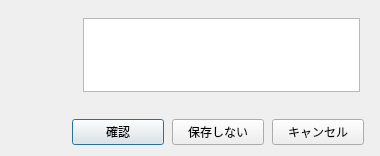
<?xml version="1.0" encoding="UTF-8"?>
<ui version="4.0">
 <class>ConfirmationForm</class>
 <widget class="QDialog" name="ConfirmationForm">
  <property name="geometry"><rect><x>0</x><y>0</y><width>380</width><height>156</height></rect></property>
  <property name="minimumSize"><size><width>380</width><height>156</height></size></property>
  <property name="maximumSize"><size><width>16777215</width><height>16777215</height></size></property>
  <property name="confirmDialog" stdset="0"><bool>true</bool></property>
  <layout class="QVBoxLayout" name="rootLayout">
   <property name="spacing"><number>0</number></property><property name="leftMargin"><number>0</number></property><property name="topMargin"><number>0</number></property><property name="rightMargin"><number>0</number></property><property name="bottomMargin"><number>0</number></property>
   <item><widget class="QWidget" name="contentWidget"><property name="confirmContent" stdset="0"><bool>true</bool></property><layout class="QHBoxLayout" name="contentLayout">
    <property name="spacing"><number>12</number></property><property name="leftMargin"><number>20</number></property><property name="topMargin"><number>18</number></property><property name="rightMargin"><number>20</number></property><property name="bottomMargin"><number>16</number></property>
    <item><widget class="QLabel" name="confirmIcon"><property name="minimumSize"><size><width>32</width><height>32</height></size></property><property name="maximumSize"><size><width>32</width><height>32</height></size></property></widget></item>
    <item><widget class="QLabel" name="confirmMessage"><property name="wordWrap"><bool>true</bool></property><property name="text"><string/></property></widget></item>
    <item><widget class="QPlainTextEdit" name="messageDetails"><property name="visible"><bool>false</bool></property><property name="readOnly"><bool>true</bool></property><property name="lineWrapMode"><enum>QPlainTextEdit::WidgetWidth</enum></property><property name="plainText"><string/></property></widget></item>
   </layout></widget></item>
   <item><widget class="QFrame" name="footerFrame"><property name="confirmFooter" stdset="0"><bool>true</bool></property><layout class="QHBoxLayout" name="buttonLayout">
    <property name="spacing"><number>8</number></property><property name="leftMargin"><number>16</number></property><property name="topMargin"><number>11</number></property><property name="rightMargin"><number>16</number></property><property name="bottomMargin"><number>11</number></property>
    <item><spacer name="buttonStretch"><property name="orientation"><enum>Qt::Horizontal</enum></property><property name="sizeHint"><size><width>40</width><height>20</height></size></property></spacer></item>
    <item><widget class="QPushButton" name="confirmButton"><property name="minimumSize"><size><width>92</width><height>0</height></size></property><property name="maximumSize"><size><width>92</width><height>16777215</height></size></property><property name="text"><string>確認</string></property></widget></item>
    <item><widget class="QPushButton" name="alternateButton"><property name="minimumSize"><size><width>92</width><height>0</height></size></property><property name="maximumSize"><size><width>92</width><height>16777215</height></size></property><property name="text"><string>保存しない</string></property></widget></item>
    <item><widget class="QPushButton" name="cancelButton"><property name="minimumSize"><size><width>92</width><height>0</height></size></property><property name="maximumSize"><size><width>92</width><height>16777215</height></size></property><property name="text"><string>キャンセル</string></property></widget></item>
   </layout></widget></item>
  </layout>
 </widget>
 <resources/><connections/>
</ui>
